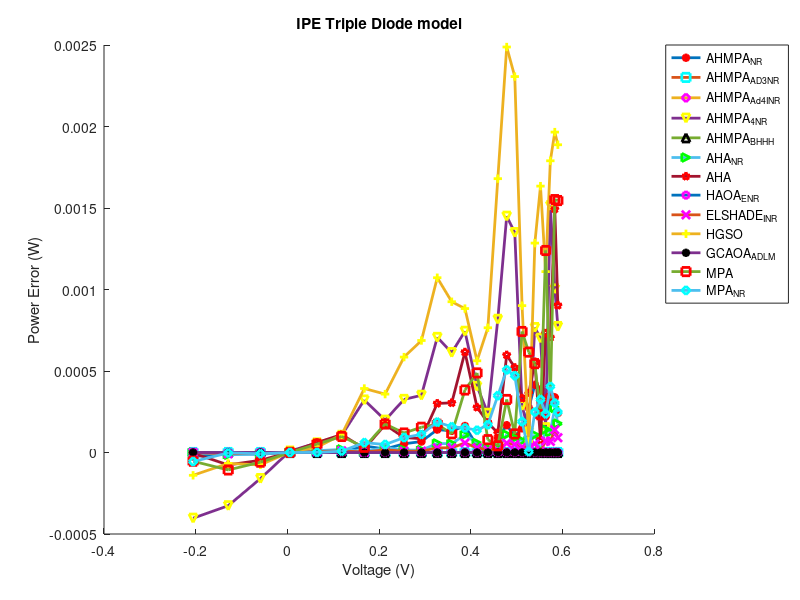

Recreate this plot in MATLAB.

p1=[...
-0.2057	0.764	1.20E-04	0.00E+00	0.00E+00	1.96E-03	5.81E-09	2.06E-01	0.00E+00	2.00E-05	0.00E+00	1.52E-06	6.80E-04	0.00E+00	2.60E-04	2.70E-04
-0.1291	0.762	6.00E-05	0.00E+00	0.00E+00	2.53E-03	3.11E-10	1.63E-01	1.10E-04	5.90E-04	0.00E+00	6.08E-05	5.20E-04	0.00E+00	8.30E-04	2.00E-05
-0.0588	0.7605	1.70E-04	0.00E+00	0.00E+00	2.72E-03	4.69E-09	1.23E-01	1.60E-04	8.10E-04	0.00E+00	8.25E-05	1.29E-03	0.00E+00	1.01E-03	1.30E-04
0.0057	0.7605	1.00E-05	0.00E+00	0.00E+00	1.52E-03	7.33E-11	8.50E-02	6.00E-05	3.60E-04	0.00E+00	3.19E-05	6.20E-04	0.00E+00	2.00E-04	1.00E-05
0.0646	0.76	5.00E-05	0.00E+00	0.00E+00	9.10E-04	5.43E-10	5.08E-02	1.70E-04	9.40E-04	0.00E+00	8.79E-05	5.00E-04	0.00E+00	8.00E-04	1.00E-05
0.1185	0.759	0.00E+00	0.00E+00	0.00E+00	8.90E-04	1.36E-09	2.01E-02	1.60E-04	9.30E-04	0.00E+00	8.73E-05	9.20E-04	0.00E+00	8.30E-04	7.00E-05
0.1678	0.757	2.40E-04	0.00E+00	0.00E+00	1.92E-03	1.54E-08	6.97E-03	4.00E-05	1.40E-04	0.00E+00	1.61E-05	2.34E-03	0.00E+00	1.90E-04	3.60E-04
0.2132	0.757	1.00E-04	0.00E+00	0.00E+00	9.30E-04	7.79E-09	3.37E-02	1.40E-04	8.00E-04	0.00E+00	7.62E-05	1.68E-03	0.00E+00	8.20E-04	2.30E-04
0.2545	0.7555	2.10E-04	0.00E+00	0.00E+00	1.28E-03	1.44E-08	5.65E-02	6.00E-05	3.60E-04	0.00E+00	3.36E-05	2.30E-03	0.00E+00	4.70E-04	3.60E-04
0.2924	0.754	2.30E-04	0.00E+00	0.00E+00	1.20E-03	1.49E-08	7.74E-02	5.00E-05	2.90E-04	0.00E+00	2.84E-05	2.35E-03	0.00E+00	5.30E-04	3.80E-04
0.3269	0.7505	4.30E-04	0.00E+00	0.00E+00	2.16E-03	2.71E-08	9.42E-02	1.70E-04	9.20E-04	0.00E+00	8.77E-05	3.28E-03	0.00E+00	5.30E-04	5.70E-04
0.3585	0.7465	3.70E-04	0.00E+00	0.00E+00	1.71E-03	1.82E-08	1.09E-01	1.50E-04	8.50E-04	0.00E+00	7.99E-05	2.58E-03	0.00E+00	3.20E-04	4.40E-04
0.3873	0.7385	4.20E-04	0.00E+00	0.00E+00	1.92E-03	1.58E-08	1.18E-01	2.80E-04	1.59E-03	0.00E+00	1.51E-04	2.28E-03	0.00E+00	9.90E-04	3.90E-04
0.4137	0.728	1.00E-04	0.00E+00	0.00E+00	9.80E-04	7.37E-09	1.25E-01	1.40E-04	6.70E-04	0.00E+00	6.91E-05	1.36E-03	0.00E+00	1.18E-03	3.30E-04
0.4373	0.7065	0.00E+00	0.00E+00	0.00E+00	5.50E-04	7.21E-09	1.19E-01	6.00E-05	4.20E-04	0.00E+00	3.79E-05	1.75E-03	0.00E+00	1.80E-04	3.90E-04
0.459	0.6755	1.90E-04	0.00E+00	0.00E+00	1.78E-03	1.32E-08	1.05E-01	6.00E-05	2.60E-04	0.00E+00	2.59E-05	3.66E-03	0.00E+00	9.00E-05	7.60E-04
0.4784	0.632	3.50E-04	0.00E+00	0.00E+00	3.03E-03	1.68E-08	8.04E-02	2.30E-04	1.25E-03	0.00E+00	1.20E-04	5.20E-03	0.00E+00	6.80E-04	1.06E-03
0.496	0.573	2.00E-04	0.00E+00	0.00E+00	2.72E-03	1.26E-08	4.32E-02	1.80E-04	1.05E-03	0.00E+00	9.93E-05	4.65E-03	0.00E+00	2.30E-04	9.50E-04
0.5119	0.499	2.90E-04	0.00E+00	0.00E+00	5.60E-04	3.17E-09	5.33E-03	1.40E-04	6.50E-04	0.00E+00	6.56E-05	1.76E-03	0.00E+00	1.45E-03	3.70E-04
0.5265	0.413	5.20E-04	0.00E+00	0.00E+00	2.40E-04	1.84E-09	6.15E-02	1.40E-04	6.90E-04	0.00E+00	6.86E-05	1.30E-04	0.00E+00	1.17E-03	1.00E-05
0.5398	0.3165	7.70E-04	0.00E+00	0.00E+00	1.42E-03	3.11E-09	1.25E-01	2.00E-04	1.03E-03	0.00E+00	1.00E-04	2.38E-03	0.00E+00	1.01E-03	4.60E-04
0.5521	0.212	7.00E-04	0.00E+00	0.00E+00	1.27E-03	7.97E-09	1.92E-01	2.00E-05	1.40E-04	0.00E+00	1.31E-05	2.96E-03	0.00E+00	4.20E-04	5.90E-04
0.5633	0.1035	3.90E-04	0.00E+00	0.00E+00	2.70E-04	7.67E-09	2.63E-01	2.50E-04	1.30E-03	0.00E+00	1.25E-04	1.97E-03	0.00E+00	2.20E-03	4.20E-04
0.5736	-0.01	5.49E-04	0.00E+00	0.00E+00	2.64E-03	8.71E-10	3.37E-01	2.19E-04	1.23E-03	0.00E+00	1.19E-04	3.12E-03	0.00E+00	5.78E-04	7.06E-04
0.5833	-0.123	5.80E-04	0.00E+00	0.00E+00	1.72E-03	3.27E-09	4.10E-01	4.70E-04	2.56E-03	0.00E+00	2.40E-04	3.37E-03	0.00E+00	2.66E-03	5.20E-04
0.59	-0.21	4.10E-04	0.00E+00	0.00E+00	1.31E-03	1.21E-08	4.67E-01	3.00E-04	1.53E-03	0.00E+00	1.54E-04	3.20E-03	0.00E+00	2.62E-03	4.20E-04

];

vt=p1(:,1);
It=p1(:,2);

figure;
col2=['b','g','r','c','m','y','k','b','g','r','m','m','y','k','r','c','m','y','k','b','g','r'];
col1=['x','+','*','s','d','v','^','<','>','p','h','x','+','*','s','d','v','^','<','>','p','h'];
for i=3:length(p1(1,:))
    if i~=8
    hold on
    Ia=p1(:,i);
    plot(vt,vt.*Ia,'Marker',col1(i),'MarkerEdgeColor',col2(i),'MarkerSize',6,'LineWidth',2)
    end
    
end


title('IPE Triple Diode model')
xlabel('Voltage (V)');
ylabel('Power Error (W)');
legend('AHMPA_N_R',	'AHMPA_A_D_3_N_R',	'AHMPA_A_d_4_I_N_R',	'AHMPA_4_N_R',	'AHMPA_B_H_H_H',...
    	'AHA_N_R','AHA','HAOA_E_N_R	','ELSHADE_I_N_R',	'HGSO',	'GCAOA_A_D_L_M',...
    'MPA','MPA_N_R','Location','NorthEastOutside')


